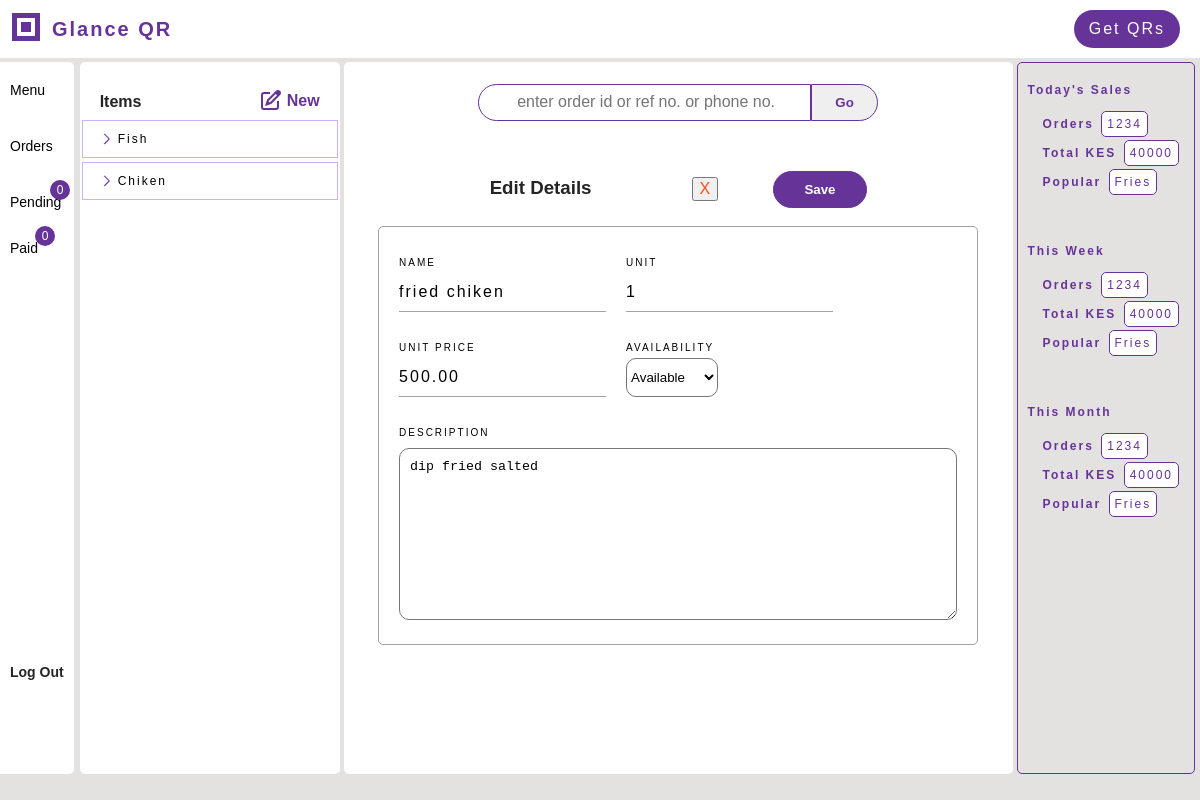
Screenshot of /edit_item/7/ (signed in) with the database file from the repository.
### menus/models.py (models this page shows, shortened)
class Item(models.Model):
    item_id = models.AutoField(primary_key=True)
    name = LowercaseTextField(max_length=100, null=True, blank=False)
    description = models.CharField(max_length=255, blank=True)
    unit = models.CharField(max_length=50, null=True, blank=False)
    unit_price = models.DecimalField(max_digits=10, decimal_places=2)
    image = models.FileField(upload_to='item_images/', blank=False, null=True)
    available = models.BooleanField(default=True)
    restaurant = models.ForeignKey(Restaurant, related_name="items", on_delete=models.SET_NULL, null=True, blank=True)
    @classmethod
    def get(cls, item_id):
        return cls.objects.filter(item_id=item_id).first()

### qrgenerator/views_dashbord.py (the view)
# urls.py: path('edit_item/<int:item_id>/', views_dashbord.edit_item, name='edit_item'),
def edit_item(request, item_id):
    context = {}
    context['items'] = request.user.restaurant.items.all().order_by('-item_id')
    item = Item.get(item_id=item_id)
    if not item:
        context['message'] = f"Item does not exist"
    if request.method == 'POST' and item:
        form = EditItemForm(request.POST, instance=item)
        if form.is_valid():
            form.save()
            return redirect('qrgenerator:view_item', item_id)
        context['form'] = form
    context['form'] = EditItemForm(instance=item)
    return render(request, 'qrgenerator/edit_item.html', context)

### qrgenerator/forms.py
class EditItemForm(forms.ModelForm):
    class Meta:
        model = Item
        fields = ['name', 'unit', 'description', 'available', 'unit_price']
        widgets = {
            'name': forms.TextInput(attrs={'name': 'name', 'id': 'name', 'class': 'form-input', 'placeholder': 'Item Name'}),
            'description': forms.Textarea(attrs={'name': 'description', 'id': 'description', 'class': 'form-input', 'placeholder': 'Description'}),
            'unit': forms.TextInput(attrs={'name': 'unit', 'id': 'unit', 'class': 'form-input', 'placeholder': 'Unit'}),
            'unit_price': forms.NumberInput(attrs={'name': 'unit_price', 'id': 'unit_price', 'class': 'form-input', 'placeholder': 'Unit Price'}),
            'available': forms.Select(
                choices=[('available', 'Available'), ('unavailable', 'Unavailable')],
                attrs={'name': 'available', 'id': 'available', 'class': 'form-input'}
            ),
        }

### qrgenerator/templates/qrgenerator/edit_item.html (shortened to what this page needs)
{% extends 'qrgenerator/menu.html' %}
{% load static %}
{% block workspace %}
<div class="form-wrapper">
    <div class="form-title"><h3>Edit Details<button type="submit" form="form-remove" class="remove">X</button>
    <button type="submit" form="form-edit" class="button-save" id="button-save-top">Save</button>
    </h3></div>
    <form method="post" action="" id="form-edit" class="form-register order-summary max-w-600">
        <div class="input-wrapper"><div class="label">NAME</div>
            {{ form.name }}
        </div>
        <div class="input-wrapper"><div class="label">UNIT</div>
            {{ form.unit }}
        </div>
        <div class="input-wrapper"><div class="label">UNIT PRICE</div>
            {{ form.unit_price }}
        </div>
        <div class="input-wrapper"><div class="label">AVAILABILITY</div>
            {{ form.available }}
        </div>
        <div class="input-wrapper description"><div class="label">DESCRIPTION</div>
            {{ form.description }}
        </div>
    </form>
</div>
{% endblock %}

### qrgenerator/templates/qrgenerator/menu.html (shortened to what this page needs)
{% extends 'qrgenerator/dashbord.html' %}
{% block menu_elements %}
<div class="menu-elements bg-white">
    <div class="elements-top">
        <div class="elements-title">Items</div>
        <a href="{% url 'qrgenerator:add_item' %}" id="add-new">
            <span id="new">New</span>
        </a>
    </div>
    <div class="elements-wrapper">
        {% if items %}
        {% for item in items %}
        <a href="{% url 'qrgenerator:view_item' item.item_id %}">
            <div class="element-highlight">
                <span class="item-name item-property">{{item.name.title}}</span>
            </div>
        </a>
        {% endfor %}
        {% endif %}
    </div>
</div>
{% endblock %}

### qrgenerator/static/qrgenerator/accounts.css (style rules this page uses)
:root { --background-color: #fceae0; --light-background: rgb(228, 225, 225); --dark-gray: #2a353d; --white: #ffffff; --black: #000000; --accent-b: #f35217; --brown: #862603; --gray: rgb(163, 163, 163); --info-orange: rgb(236, 155, 4); --green: green; --light-green: rgb(17, 18, 19); --faded-black: rgb(37, 36, 36); --light-purple:rgb(201, 167, 248, 0.9); }
body { background-color: rgb(228, 225, 225); font-family: Arial, sans-serif; letter-spacing: 2px; font-size: 16px; padding: 0; margin: 0; box-sizing: border-box; min-height: 100%; }
.menu-elements { display: flex; flex-direction: column; flex-wrap: nowrap; align-items: flex-start; justify-content: flex-start; border-radius: 5px; }
.elements-top { color: rebeccapurple; font-weight: bold; display: flex; align-items: flex-end; justify-content: space-between; width: 100%; height: 60px; letter-spacing: normal; padding: 5px 20px; box-sizing: border-box; }
.elements-title { padding-bottom: 2px; color: var(--faded-black); }
a#add-new { display: flex; align-items: center; gap: 5px; flex-wrap: nowrap; white-space: nowrap; }
.elements-wrapper { text-align: left; height: 100%; width: 260px; overflow-y: auto; }
.elements-wrapper > a { display: flex; align-items: center; flex-wrap: nowrap; white-space: nowrap; box-sizing: border-box; }
.element-highlight { display: flex; align-items: center; flex-wrap: nowrap; gap: 4px; justify-content: flex-start; white-space: nowrap; font-size: 12px; padding:10px 0px 10px 15px; box-sizing: border-box; border: 1px solid var(--light-purple); margin: 2px; width: 100%; }
.bg-white { background: var(--white); }
a { text-decoration: none; color: inherit; cursor: pointer; }
button { cursor: pointer; }
.item-property { margin-right: 5px; }

### qrgenerator/static/qrgenerator/workspace.css (style rules this page uses)
:root { --background-color: #fceae0; --light-background: rgb(228, 225, 225); --dark-gray: #2a353d; --white: #ffffff; --black: #000000; --accent-b: #f35217; --brown: #862603; --gray: rgb(163, 163, 163); --info-orange: rgb(236, 155, 4); --light-green: rgb(17, 18, 19); }
body { font-family: Arial, sans-serif; letter-spacing: 2px; font-size: 16px; width: 100%; padding: 0; margin: 0; box-sizing: border-box; }
.form-wrapper { display: flex; flex-direction: column; align-items: flex-start; padding-left: 10px; padding-right: 10px; }
.form-title { width: 100%; box-sizing: border-box; display: flex; justify-content: center; align-items: center; letter-spacing: normal; }
.order-summary { border: 1px solid var(--gray); border-radius: 5px; display: flex; gap: 20px; flex-wrap: wrap; box-sizing: border-box; padding: 20px; text-align: left; margin: 0 10px; }
.label { font-size: 10px; padding: 10px 0 5px 0; text-align: left; text-transform: uppercase; min-width: fit-content; white-space: nowrap; }
input { -webkit-appearance: none; background-color: transparent !important; border: none; outline: none; letter-spacing: 2px; border-bottom: 1px solid rgb(163, 163, 163); font-size: 16px; text-transform: lowercase; }
.form-input { width: 100%; padding: 10px 0; background: transparent; }
.max-w-600 { max-width: 600px; box-sizing: border-box; }
.description { width: 100%; }
.button-save { border: none; background: rebeccapurple; color: white; border: 1px solid rebeccapurple; font-weight: bold; padding: 10px 30px; border-radius: 20px; }
.remove { color: var(--accent-b); font-size: 16px; }
button.remove { margin-left: 100px; }
#button-save-top { margin-left: 50px; }
h3 { justify-items: center; color: var(--faded-black); }
select { border-radius: 10px; }
textarea.form-input { border-radius: 10px; padding: 10px; margin-top: 5px; box-sizing: border-box; }

### rows the page displays
Item: name "Fish"
Item: name "Chiken"
Item: name "fried chiken", unit "1", unit_price "500.00", available "Available", description "dip fried salted"
